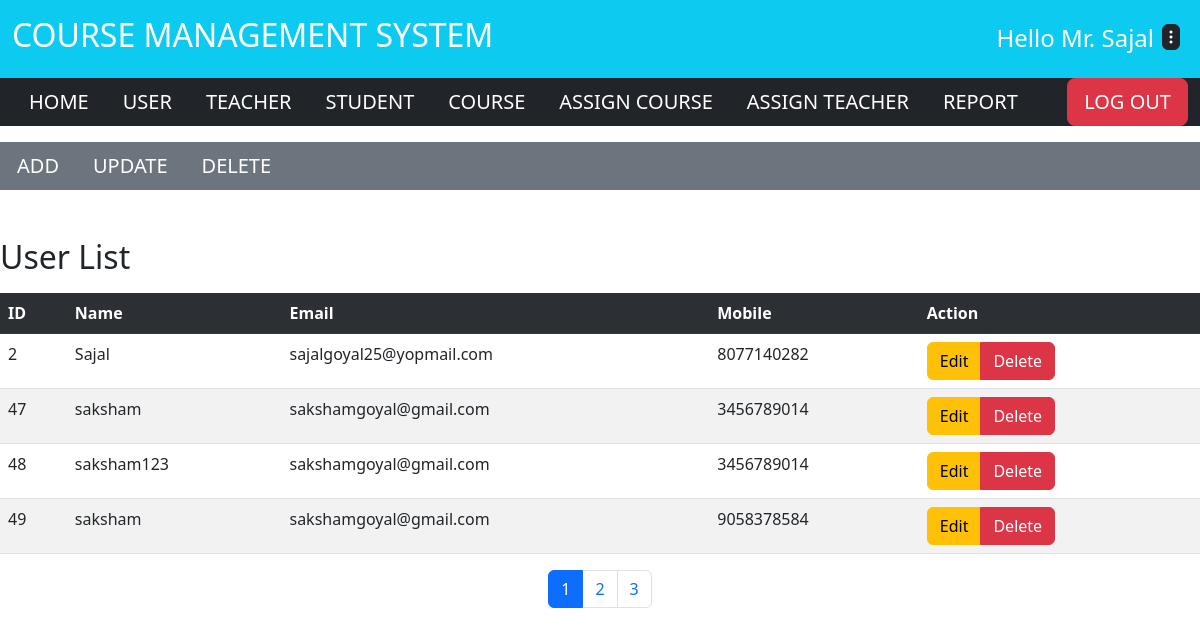
Page /user/index.php (signed in) on the earlier database version.
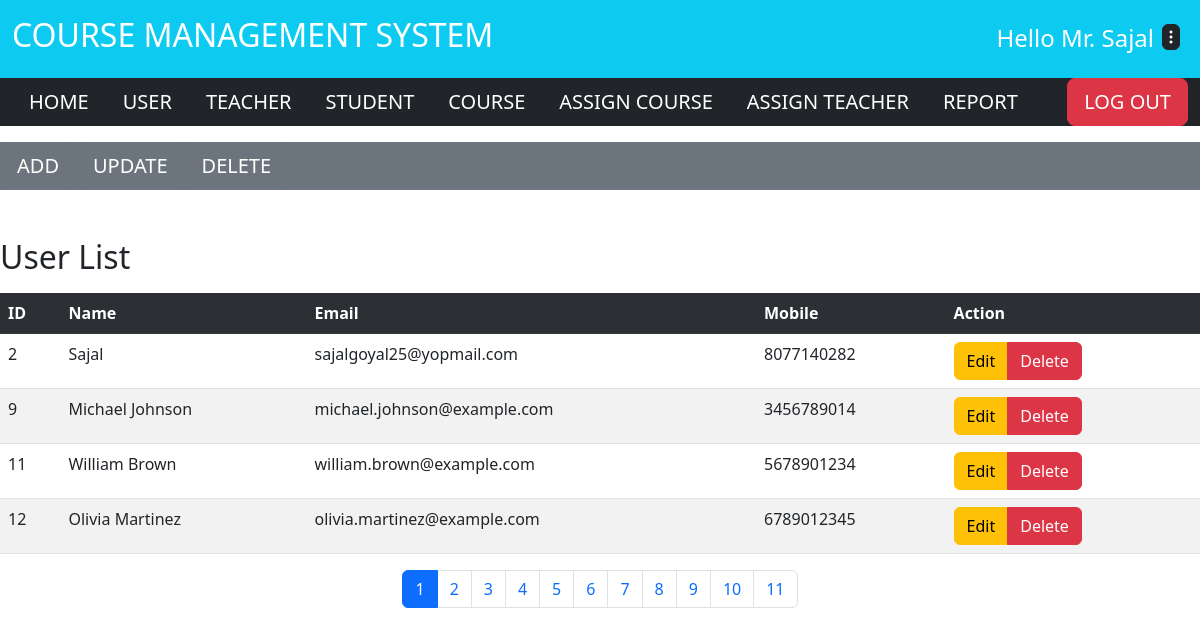
Same page on the later database version.
### tables this page shows
CREATE TABLE `user` (
  `id` int(11) NOT NULL,
  `name` varchar(100) DEFAULT NULL,
  `password` varchar(20) NOT NULL,
  `email` varchar(100) DEFAULT NULL,
  `mobile` varchar(20) DEFAULT NULL
);

### user/index.php (the view, shortened to what this page needs)
<?php
include('D:\xampp\htdocs\test\common\header.php');
?>
    <?php
     include('nav.php');
    ?>
<div class="mt-5">
<h2>User List</h2>
<table class="table table-striped mt-3">
    <tr class="table-dark">
        <th>ID</th>
        <th>Name</th>
        <th>Email</th>
        <th>Mobile</th>
        <th>Action</th>
    </tr>
    <?php
        include 'D:\xampp\htdocs\test\common\config.php';
        $limit = 4 ;
        if (@$_GET['page']) {
            $page = $_GET['page'];
        }else{
            $page = 1;
        }
        $offset = ($page - 1)* $limit ;
        $sql = "SELECT * FROM user LIMIT {$offset},{$limit}";
        $result = mysqli_query($conn, $sql) or die("Query Failed.");
        while ($row = mysqli_fetch_assoc($result)) {
            echo "<tr>";
            echo "<td>".$row['id']."</td>";
            echo "<td>".$row['name']."</td>";
            echo "<td>".$row['email']."</td>";
            echo "<td>".$row['mobile']."</td>";
            echo "<td> <div class='btn-group'> <a class='btn btn-warning ' href='edit_user.php?id=".$row['id']."'>Edit</a><a class='btn btn-danger' href='delete_user.php?id=".$row['id']."'>Delete</a> </div> </td>";
            echo "</tr>";
        }
echo "</table>";
echo "</div>";
        $sql1 = "SELECT * FROM user";
        $result1 = mysqli_query($conn, $sql1) or die("Query Failed.");
        if (mysqli_num_rows($result1) > 0) {
             $total_records = mysqli_num_rows($result1);
             $total_pages = ceil($total_records/$limit);
             echo "<ul class='pagination justify-content-center'>";
             for ($i=1; $i <= $total_pages ; $i++) {
                   if ($i == $page) {
                         $active = "active";
                     }else{
                         $active = "";
                     }
                   echo "<li class='page-item ".$active." '><a class='page-link' href='index.php?page=".$i."'>".$i."</a></li>";
             }
             echo "</ul>";
        }
include('D:\xampp\htdocs\test\common\footer.php');
?>

Differences in the rows shown:
no longer on this page (row unchanged): user: id "47", name "saksham", email "sakshamgoyal@gmail.com", mobile "3456789014"
no longer on this page (row unchanged): user: id "48", name "saksham123", email "sakshamgoyal@gmail.com", mobile "3456789014"
no longer on this page (row unchanged): user: id "49", name "saksham", email "sakshamgoyal@gmail.com", mobile "9058378584"
added user: id "9", name "Michael Johnson", email "michael.johnson@example.com", mobile "3456789014"
added user: id "11", name "William Brown", email "william.brown@example.com", mobile "5678901234"
added user: id "12", name "Olivia Martinez", email "olivia.martinez@example.com", mobile "6789012345"
Other differences:
new list line: "4"
new list line: "5"
new list line: "6"
new list line: "7"
new list line: "8"
new list line: "9"
new list line: "10"
new list line: "11"
